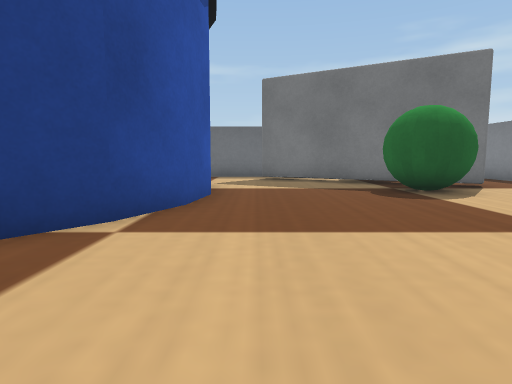
view 1 (above)

16 first-person views from a walk through a robot-simulator world made for Webots. The camera is 0.04 m above the floor, tilts 6° down and sees 75° across. The floor is counted in squares, 0.05 m on a side. Each view is taken from the middle of a square. On the plan, view 1 faces up. The plan holds only what a view shows up to about 11 squares ahead; the rest is blank. Robots are left out. Webots' stock objects and surfaces are drawn as simple stand-ins.

view 2
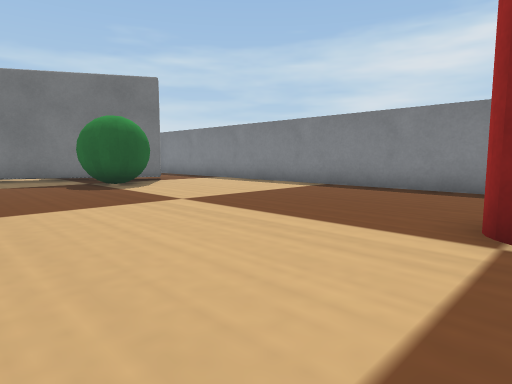

view 3
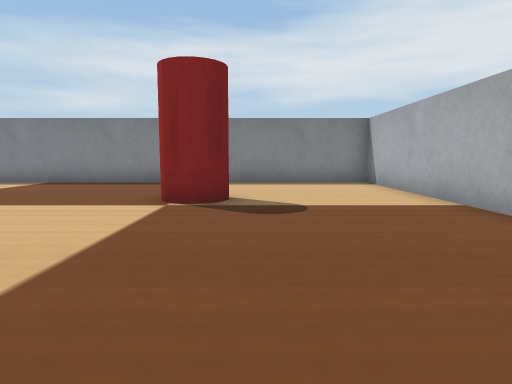

view 4
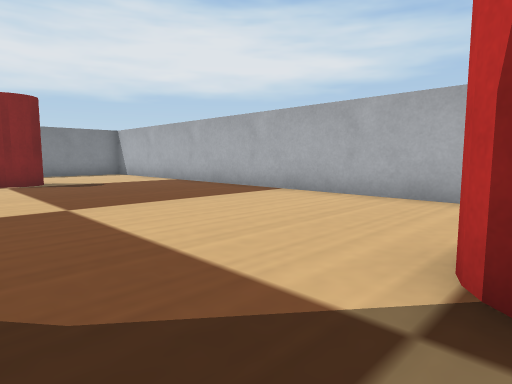

view 5
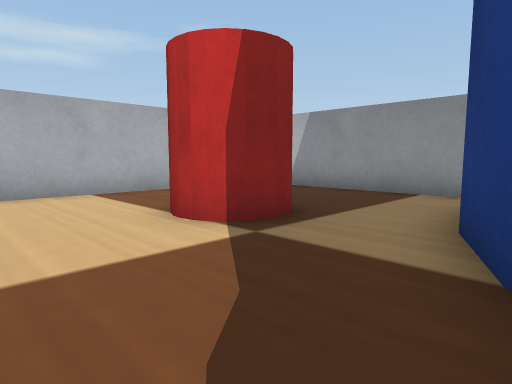

view 6
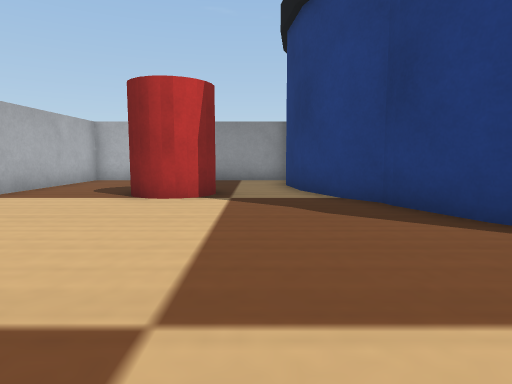

view 7
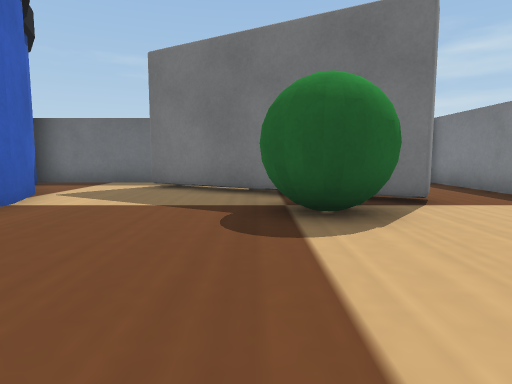

view 8
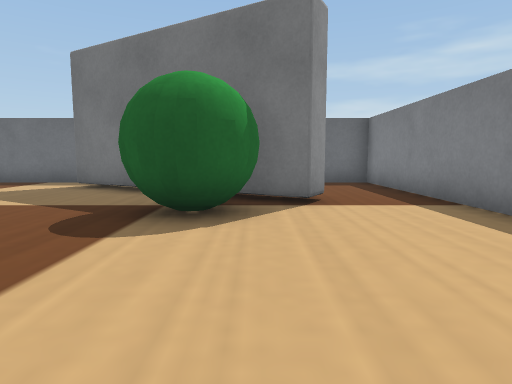

view 9
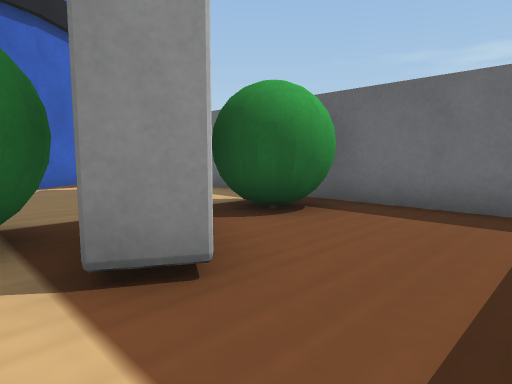

view 10
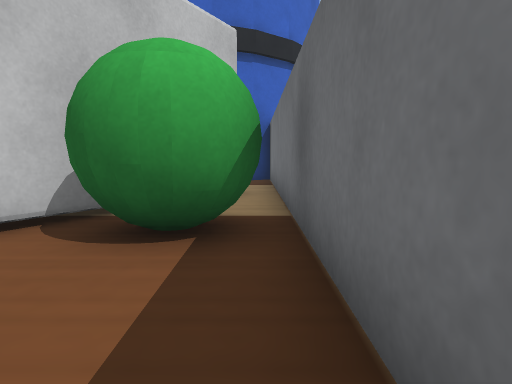

view 11
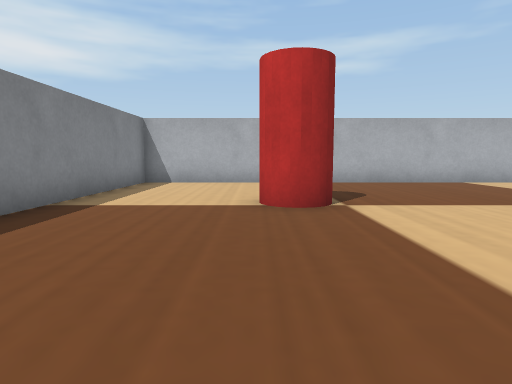

view 12
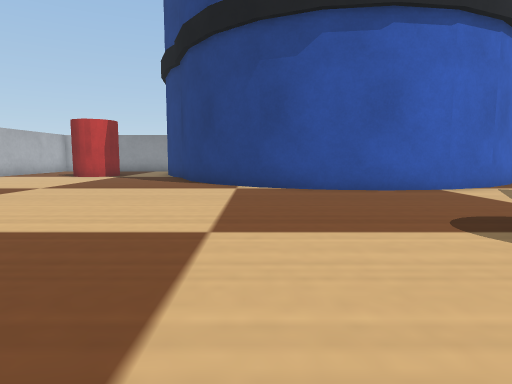

view 13
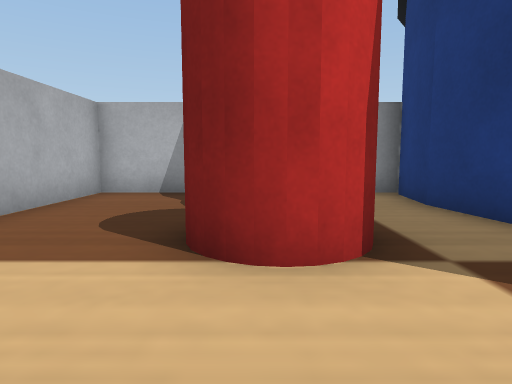

view 14
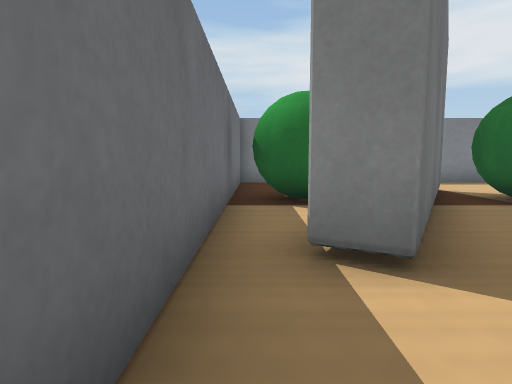

view 15
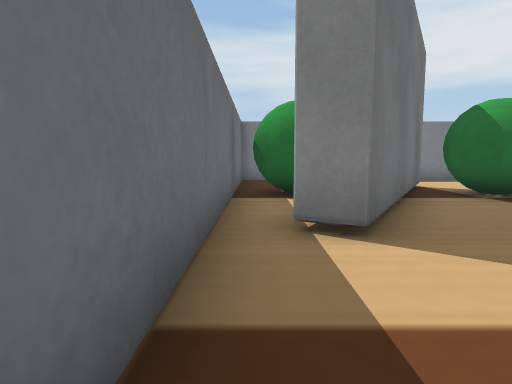

view 16
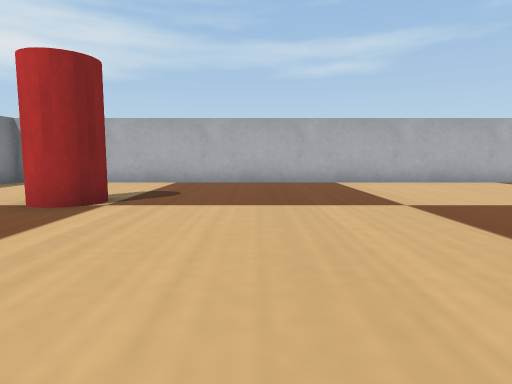

### Floor plan
Key: @ floor where view 1 was taken; # wall or solid block; . floor; A apple; C drink can; J jar; B barrel; O other object.
Columns run from 12 left of view 1 to 9 right of it. Each row starts with its distance up from view 1.
 14         ##############
 13         B.......AA...#
 12          B..OOOAAA...#
 11          ##...OOAA...#
 10           #....OOO...#
  9           ##....AAO..#
  8            #...AAA...#
  7            #....AA...#
  6            #.........#
  5           ##.........#
  4          ##..........#
  3         ##...........#
  2       ###............#
  1     ###..............#
  0 #####.......@........#
 -1 #...............C....#
 -2 #...JJ..........CC...#
 -3 #... JJ..............#
 -4 #....J...............#
 -5 #....................#
 -6 #....................#
 -7 ######################

Where each view was taken, in squares from view 1:
view 1: 0 up, 0 right, facing up
view 2: 2 down, 0 right, facing up-right
view 3: 3 down, 2 left, facing right
view 4: 0 up, 7 left, facing down-right
view 5: 1 up, 4 left, facing down-left
view 6: 1 down, 0 right, facing left
view 7: 3 up, 3 right, facing up
view 8: 3 up, 5 right, facing up
view 9: 8 up, 8 right, facing up-left
view 10: 13 up, 8 right, facing left
view 11: 4 up, 5 right, facing down
view 12: 4 up, 7 right, facing left
view 13: 3 down, 4 left, facing left
view 14: 13 up, 2 left, facing right
view 15: 13 up, 3 left, facing right
view 16: 4 up, 1 right, facing down
